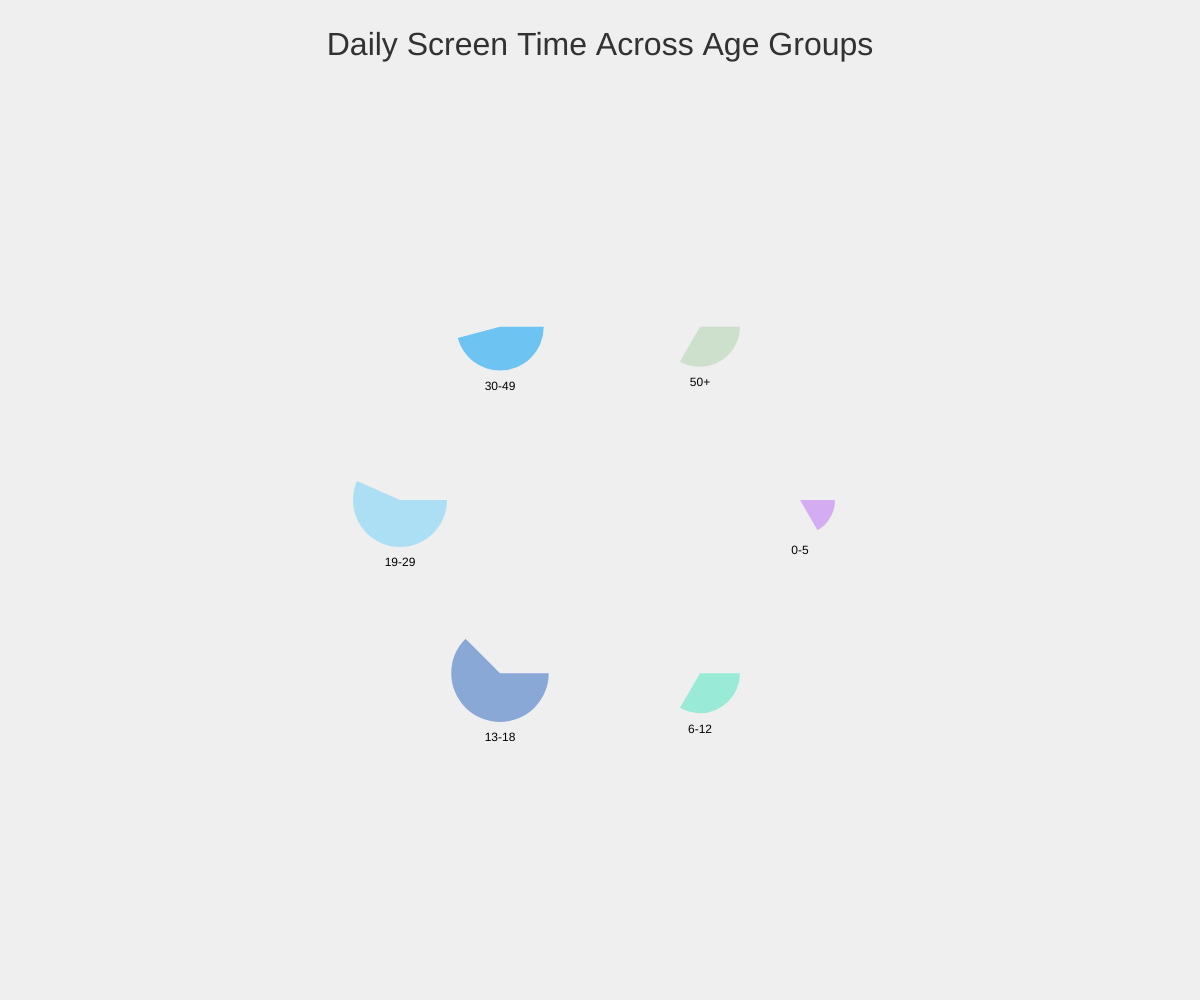
Frame 1 (no input)
Frame 60 (no input): identical to frame 1, image omitted
Frame 120 (the mouse pressed at the canvas centre since frame 60): identical to frame 1, image omitted

The p5.js sketch that drew this single still picture (run headless with seeded random() and noise() and a simulated clock; from frame 60 on, the mouse is pressed at the canvas centre):

// p5.js sketch
// ── sketch.js
//Act 9:Data Visualization
let ageGroups = ["0-5", "6-12", "13-18", "19-29", "30-49", "50+"];
let screenTimeHours = [2, 4, 7.5, 6.8, 5.5, 4];
let colors = [];
let radii = [];
let hoverIndex = -1;

function setup() {
  createCanvas(windowWidth, windowHeight);
  angleMode(DEGREES);
  textAlign(CENTER, CENTER);
  noStroke();
  generateColors();
  generateRadii();
}

function draw() {
  background('#EFEFEF');
  let centerX = width / 2;
  let centerY = height / 2;
  let spacing = 100;

  // Display title
textSize(32);
fill(50);
textAlign(CENTER, TOP);
text("Daily Screen Time Across Age Groups", width / 2, 30);

  
  for (let i = 0; i < ageGroups.length; i++) {
    let angle = map(screenTimeHours[i], 0, 12, 0, 360);
    let x = centerX + cos(i * 60) * spacing * 2;
    let y = centerY + sin(i * 60) * spacing * 2;

    fill(colors[i]);
    arc(x, y, radii[i], radii[i], 0, angle, PIE);

    fill(0);
    textSize(12);
    text(ageGroups[i], x, y + radii[i] / 2 + 10);

    if (hoverIndex === i) {
      fill(0);
      textSize(14);
      text(`${screenTimeHours[i]} hrs/day`, x, y - radii[i] / 2 - 20);
    }
  }

  checkHover();
}

function generateColors() {
  for (let i = 0; i < ageGroups.length; i++) {
    colors.push(color(random(100, 255), random(150, 255), random(200, 255)));
  }
}

function generateRadii() {
  for (let i = 0; i < screenTimeHours.length; i++) {
    radii.push(map(screenTimeHours[i], 0, 12, 60, 120));
  }
}

function checkHover() {
  hoverIndex = -1;
  for (let i = 0; i < ageGroups.length; i++) {
    let x = width / 2 + cos(i * 60) * 200;
    let y = height / 2 + sin(i * 60) * 200;
    if (dist(mouseX, mouseY, x, y) < radii[i] / 2) {
      hoverIndex = i;
    }
  }
}
